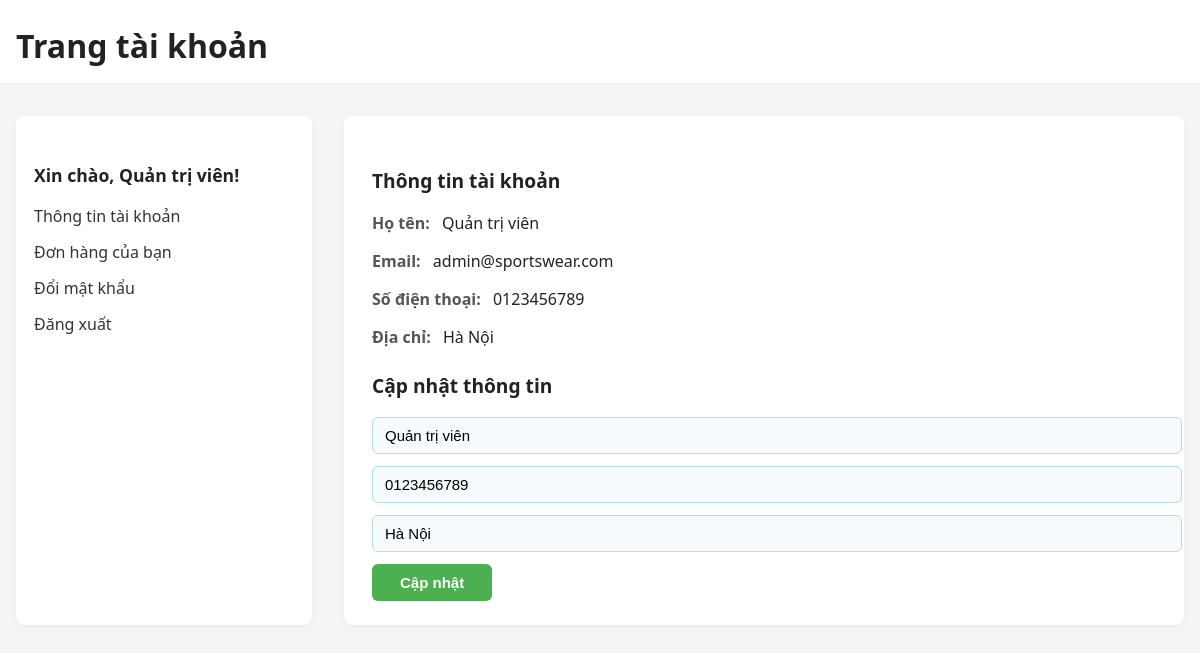
The app's page /profile.php (signed in) with its own data.
### tables this page shows
CREATE TABLE `users` (
  `id` int(11) NOT NULL,
  `username` varchar(50) NOT NULL,
  `email` varchar(255) NOT NULL,
  `password` varchar(255) NOT NULL,
  `full_name` varchar(255) DEFAULT NULL,
  `phone` varchar(20) DEFAULT NULL,
  `address` text DEFAULT NULL,
  `role` enum('customer','admin') DEFAULT 'customer',
  `created_at` timestamp NOT NULL DEFAULT current_timestamp()
);

### profile.php (the view, shortened to what this page needs)
<?php
require_once 'config.php';
$user_id = $_SESSION['user_id'];
$stmt = $pdo->prepare("SELECT * FROM users WHERE id = ?");
$stmt->execute([$user_id]);
$user = $stmt->fetch();
?>
<!DOCTYPE html>
<html lang="vi">
<head>
</head>
<body>
    <div class="account-header">
        <div class="container">
            <span class="account-title">Trang tài khoản</span>
        </div>
    </div>
    <div class="account-main">
        <div class="account-sidebar">
            <h4>Xin chào, <?= htmlspecialchars($user['full_name']) ?>!</h4>
            <ul>
                <li><a href="profile.php">Thông tin tài khoản</a></li>
                <li><a href="orders.php">Đơn hàng của bạn</a></li>
                <li><a href="change_password.php">Đổi mật khẩu</a></li>
                <li><a href="logout.php">Đăng xuất</a></li>
            </ul>
        </div>
        <div class="account-content">
            <h3>Thông tin tài khoản</h3>
            <div class="account-info">
                <p><label>Họ tên:</label> <span><?= htmlspecialchars($user['full_name']) ?></span></p>
                <p><label>Email:</label> <span><?= htmlspecialchars($user['email']) ?></span></p>
                <p><label>Số điện thoại:</label> <span><?= htmlspecialchars($user['phone']) ?></span></p>
                <p><label>Địa chỉ:</label> <span><?= htmlspecialchars($user['address']) ?></span></p>
            </div>
            <form method="post" class="edit-form">
                <h3>Cập nhật thông tin</h3>
                <input type="text" name="full_name" placeholder="Họ tên" value="<?= htmlspecialchars($user['full_name']) ?>" required>
                <input type="text" name="phone" placeholder="Số điện thoại" value="<?= htmlspecialchars($user['phone']) ?>">
                <input type="text" name="address" placeholder="Địa chỉ" value="<?= htmlspecialchars($user['address']) ?>">
                <button type="submit">Cập nhật</button>
            </form>
        </div>
    </div>
</body>
</html>

### profile.php (style rules this page uses)
body { background: #f5f5f5; font-family: 'Segoe UI', Arial, sans-serif; margin: 0; padding: 0; }
.account-header { background: #fff; border-bottom: 1px solid #eee; padding: 24px 0 16px 0; }
.account-header .container { max-width: 1200px; margin: auto; padding: 0 16px; }
.account-title { font-size: 2rem; font-weight: bold; color: #222; }
.account-main { max-width: 1200px; margin: 32px auto 0 auto; display: flex; gap: 32px; padding: 0 16px; }
.account-sidebar { width: 260px; background: #fff; border-radius: 8px; box-shadow: 0 2px 8px rgba(0,0,0,0.04); padding: 24px 18px; min-height: 320px; }
.account-sidebar h4 { font-size: 1.1rem; margin-bottom: 18px; color: #222; }
.account-sidebar ul { list-style: none; padding: 0; margin: 0; }
.account-sidebar li { margin-bottom: 14px; }
.account-sidebar a { color: #333; text-decoration: none; font-size: 1rem; transition: color 0.2s; }
.account-content { flex: 1; background: #fff; border-radius: 8px; box-shadow: 0 2px 8px rgba(0,0,0,0.04); padding: 32px 28px 24px 28px; min-height: 320px; }
.account-content h3 { font-size: 1.2rem; margin-bottom: 18px; color: #222; }
.account-info { margin-bottom: 24px; }
.account-info label { font-weight: 600; color: #555; margin-right: 8px; }
.account-info span { color: #222; }
.edit-form { margin-top: 18px; }
.edit-form input[type="text"] { width: 100%; padding: 9px 12px; border: 1px solid #b2dfdb; border-radius: 6px; font-size: 15px; margin-bottom: 12px; background: #f7fafc; }
.edit-form button { background: #4CAF50; color: #fff; border: none; padding: 10px 28px; border-radius: 6px; font-size: 15px; font-weight: 600; cursor: pointer; transition: background 0.2s; }

### records on screen
users: full_name "Quản trị viên", email "admin@sportswear.com", phone "0123456789", address "Hà Nội"
